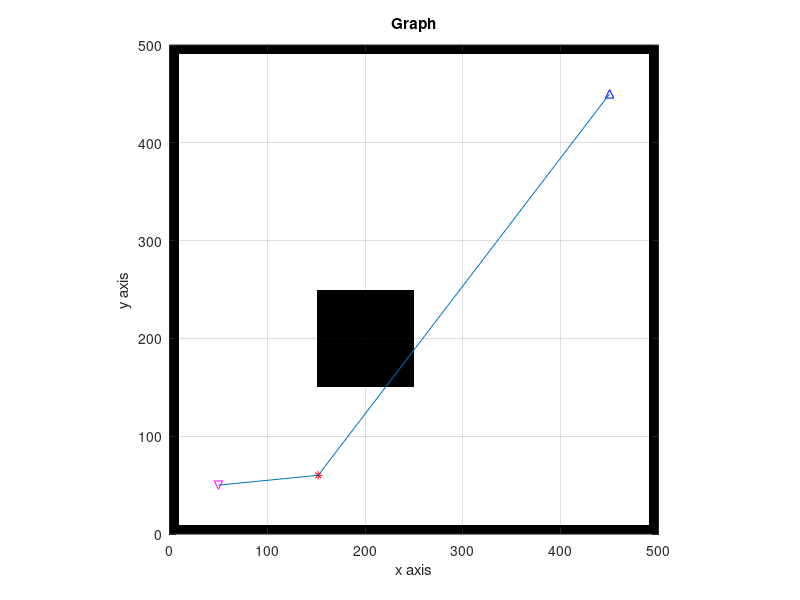

The MATLAB script that drew this image: (Note: this script raises an error after producing the figure.)
%% Points

nrows = 500;
ncols = 500;

obstacle = false(nrows,ncols);

[x,y] = meshgrid (1:ncols, 1:nrows);

%% Obstacles

%creating obstacles
obstacle (y<10 | y>490 | x<10 | x>490) = true; % boundaries
obstacle (y > 150 & y < 250 & x > 150 & x < 250) = true;

figure;
imshow(~obstacle);

axis ([0 ncols 0 nrows]);
axis xy; %flips the y axis over

axis on;
xlabel ('x axis');
ylabel ('y axis');

title('Graph');
grid on

%% RRT Parameters

Max_Connect_Length = 500; % length of the node
Goal_found = false; % setting to false at first
Segments = 100; % Using segmentation to check for obstacles
                % Divide the edge between new node and neighbors into segments
                % Checking if all points on the line are away from
                % STILL WORKING ON THIS NOT COMPLETE YET
                % obstacles 

%% RRT Algorithm

Node_count = 1; % setting node counter to 1 at first for starting node
map = zeros(size(obstacle)); % setting the whole map to 0
map(obstacle) = 1; % setting the obstacles as 1
Tree_Connections = []; % holding the nodes and the tree

% Start Node
Start_node = [450, 450]; % We're assuming a starting node
Tree_Connections = [sub2ind(size(map), Start_node(1), Start_node(2)) Inf];
    % Adding the start node to the tree array
map(Start_node(2), Start_node(1)) = 2; % Marking the node as a 2
hold on
plot(Start_node(2), Start_node(1), 'b^')
hold off

% Goal Node
Goal_node = [50, 50];
hold on
plot(Goal_node(2), Goal_node(1), 'mv')
hold off

while(true)
        %% generating node at a random location
        Node_X = randi(ncols);
        Node_Y = randi(nrows);
        
        % Check if is through obstacle
        if (map(Node_Y, Node_X) == 1 || map(Node_Y, Node_X) == 2)
            continue;
        end
        
        %% Connect new node to closest node
        % For loop checks nodes within the max_length and puts in
        % neighbor_distances
        neighbor_distances = [];
        for i = 1: numel(Tree_Connections(:,1)) % 1 to number of elements in Tree_Connections[nodes]
            if (Tree_Connections(i,1) == Inf)
                break
            end
            [row, col] = ind2sub(size(map),Tree_Connections(i,1));
            
            % checks if in range
            if (norm([Node_Y, Node_X]-[row,col]) > Max_Connect_Length)
                continue
            end
            
            % ADD SOMETHING WITH SEGMENTATION
            
            % adding the node as a connection node (with the ID and the
            % distance to the new node)
            neighbor_distances = [neighbor_distances; [Tree_Connections(i,1), norm([Node_Y, Node_X]-[row,col])]];
                
        end
        
        %% Choose the closest node to connect to
        if (size(neighbor_distances) > 0)
            
            % Add node to the map and set parent to closest node
            map(Node_Y, Node_X) = 2;
            Node_count = Node_count + 1;
            distances_sorted = sortrows(neighbor_distances, 2);
            Tree_Connections = [Tree_Connections; sub2ind(size(map), Node_Y, Node_X) distances_sorted(1,1)];
            % adding the node from the distances_sorted because choosing
            % from the last part of the sorted array
            
            % Plotting the new node
            hold on
            plot(Node_X, Node_Y, 'r*')
            hold off
            
            % Plot edge between new node and its parent
            [row, col] = ind2sub( size(map), distances_sorted(1,1));
            hold on
            line([Node_X, col], [Node_Y,row])
            hold off
            
        else
            continue;
        end
        
        %% checking if we are close to the goal
        placeholder = [Node_Y, Node_X]-Goal_node;
        if(norm(placeholder) < Max_Connect_Length)
            Node_count = Node_count + 1;
            
            % Adding the goal_node to map
            Tree_Connections(Node_count, 1) = sub2ind(size(map), Goal_node(1), Goal_node(2));
            % Setting goal node parent to the new node
            Tree_Connections(Node_count,2) = sub2ind(size(map), Node_Y, Node_X);
            map(Goal_node(1),Goal_node(2))=2;
            
            %plot edge between node and goal
            hold on
            line([Node_X, Goal_node(2)], [Node_Y, Goal_node(1)])
            hold off
            
            Goal_found = true;
            
        end
        
        %% mark the path
        if (Goal_found)
            route = [];
            route = make_path(map, Nodes, Tree_Connections)
            % STILL WORKING ON MAKING THE PATH
            % plot the route
        end
        
        %% break if goal found
        if (Goal_found)
            break
        end

end
